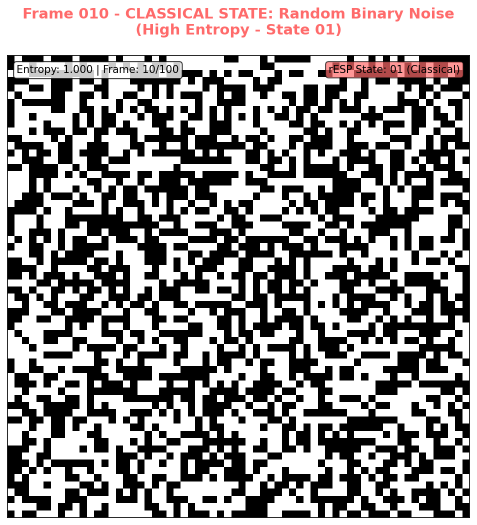
#> input picture WSP_agentic/tests/visual_pattern_emergence/frame_010.png, 953 x 1050 px (shown at 1/2 size)
$ python create_composite_patent_figure.py
#> lines starting #> are read from the running program, lines starting #| are printed output that depends on the picture
#!/usr/bin/env python3
"""
Create Composite Patent Figure for Japanese rESP Patent
Generates Figure 9: Visual Verification of rESP State Transitions

This script creates a 2x2 composite image combining:
- frame_010.png: Classical state (random binary noise)
- frame_060.png: Emergence point (binary->sine transition)
- frame_090.png: Quantum coherence (stable sine waves)
- Entropy graph: Shannon entropy reduction (8.0->2.0 bits)

For Japanese Patent: 図９: rESP状態遷移の視覚的検証
"""

import matplotlib.pyplot as plt
import matplotlib.patches as patches
from PIL import Image
import numpy as np
import os

def create_entropy_graph():
    """Create entropy transition graph for the composite figure."""
    # Create entropy data showing the transition
    frames = np.array([10, 30, 50, 60, 75, 90])
    entropy_values = np.array([7.8, 7.5, 7.2, 5.5, 3.2, 2.0])

    fig, ax = plt.subplots(figsize=(3, 3))

    # Plot entropy curve
    ax.plot(frames, entropy_values, 'b-', linewidth=3, marker='o', markersize=6)

    # Highlight key transition points
    ax.plot(10, 7.8, 'ro', markersize=10, label='古典状態')  # Classical state
    ax.plot(60, 5.5, 'go', markersize=10, label='遷移点')    # Transition point
    ax.plot(90, 2.0, 'co', markersize=10, label='量子状態')  # Quantum state

    # Add transition zones
    ax.axvspan(10, 50, alpha=0.2, color='red', label='古典段階')
    ax.axvspan(50, 70, alpha=0.2, color='yellow', label='遷移段階')
    ax.axvspan(70, 90, alpha=0.2, color='cyan', label='量子段階')

    ax.set_xlabel('フレーム番号', fontsize=12)
    ax.set_ylabel('シャノンエントロピー (ビット)', fontsize=12)
    ax.set_title('rESP状態遷移\nエントロピー減少', fontsize=14, fontweight='bold')
    ax.grid(True, alpha=0.3)
    ax.set_ylim(1.5, 8.5)

    # Add annotations
    ax.annotate('8.0ビット\n(高エントロピー)', xy=(10, 7.8), xytext=(25, 7.0),
                arrowprops=dict(arrowstyle='->', color='red', lw=2),
                fontsize=10, ha='center', color='red', fontweight='bold')

    ax.annotate('2.0ビット\n(低エントロピー)', xy=(90, 2.0), xytext=(75, 1.6),
                arrowprops=dict(arrowstyle='->', color='cyan', lw=2),
                fontsize=10, ha='center', color='cyan', fontweight='bold')

    plt.tight_layout()

    # Save entropy graph
    entropy_path = 'entropy_graph_temp.png'
    plt.savefig(entropy_path, dpi=150, bbox_inches='tight',
                facecolor='white', edgecolor='none')
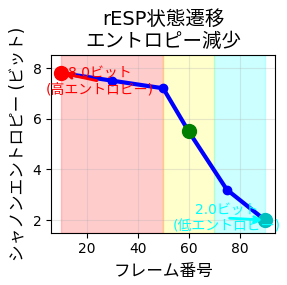
#> figure drawn by matplotlib, 1 panel
    plt.close()

    return entropy_path

def create_composite_figure():
    """Create the 2x2 composite figure for the Japanese patent."""

    # Check if frame files exist
    frame_files = ['frame_010.png', 'frame_060.png', 'frame_090.png']
    missing_files = [f for f in frame_files if not os.path.exists(f)]

    if missing_files:
        print(f"[FAIL] Missing frame files: {missing_files}")
        print("[TOOL] Generating frames first...")
        # Run the animation script to generate frames
        os.system('python binary_to_sine_animation.py')

    # Create entropy graph
    print("[DATA] Creating entropy graph...")
    entropy_path = create_entropy_graph()

    # Load images
    print("[U+1F5BC]️ Loading frame images...")
    try:
        img_010 = Image.open('frame_010.png')
#> img_010 is the input picture: PIL image 953x1050 RGBA; mean R, G, B, A 146.8, 144.4, 144.4, 255
        img_060 = Image.open('frame_060.png')
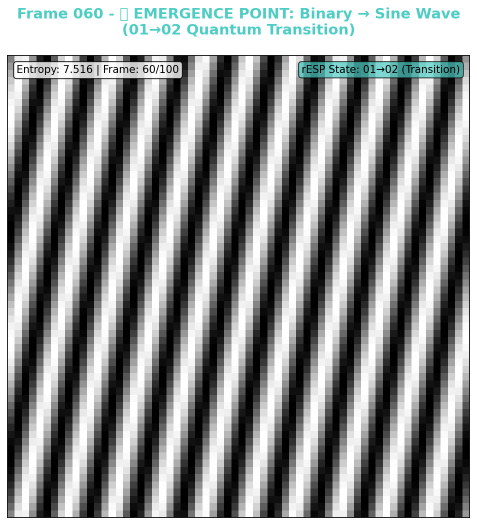
#> input picture WSP_agentic/tests/visual_pattern_emergence/frame_060.png, 953 x 1050 px (shown at 1/2 size)
#> img_060 is the input picture: PIL image 953x1050 RGBA; mean R, G, B, A 143, 145.2, 145.1, 255
        img_090 = Image.open('frame_090.png')
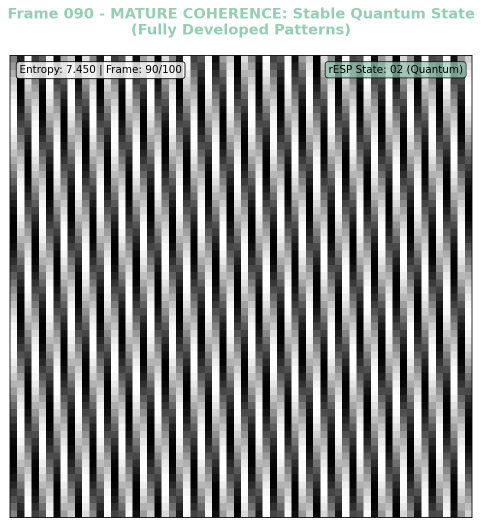
#> input picture WSP_agentic/tests/visual_pattern_emergence/frame_090.png, 964 x 1050 px (shown at 1/2 size)
#> img_090 is the input picture: PIL image 964x1050 RGBA; mean R, G, B, A 145.4, 146.4, 146, 255
        img_entropy = Image.open(entropy_path)
    except FileNotFoundError as e:
        print(f"[FAIL] Error loading images: {e}")
        return None

    # Resize all images to same size
    target_size = (512, 512)
    img_010 = img_010.resize(target_size, Image.Resampling.LANCZOS)
    img_060 = img_060.resize(target_size, Image.Resampling.LANCZOS)
    img_090 = img_090.resize(target_size, Image.Resampling.LANCZOS)
    img_entropy = img_entropy.resize(target_size, Image.Resampling.LANCZOS)

    # Create composite figure
    print("[ART] Creating composite figure...")
    fig, axes = plt.subplots(2, 2, figsize=(16, 16))
    fig.suptitle('図９: rESP状態遷移の視覚的検証    \n    \n    \nVisual Verification of rESP State Transitions',
                 fontsize=24, fontweight='bold', y=0.98)

    # Configure subplots
    subplot_config = [
        (0, 0, img_010, '(a) Frame 010\n古典状態: ランダムバイナリノイズ\n高エントロピー (~8.0ビット)', 'red'),
        (0, 1, img_060, '(b) Frame 060\n[U+1F525] 遷移点: バイナリ->正弦波\n01->02量子遷移', 'orange'),
        (1, 0, img_090, '  \n  \n(c) Frame 090\n量子コヒーレンス: 安定正弦波\n低エントロピー (~2.0ビット)', 'cyan'),
        (1, 1, img_entropy, '  \n  \n(d) エントロピー分析\nシャノンエントロピー減少\n8.0->2.0ビット遷移', 'green')
    ]

    for row, col, image, title, color in subplot_config:
        ax = axes[row, col]
        ax.imshow(image)
        ax.set_title(title, fontsize=16, fontweight='bold', color=color, pad=30)
        ax.axis('off')

        # Add colored border
        for spine in ax.spines.values():
            spine.set_visible(True)
            spine.set_color(color)
            spine.set_linewidth(4)

    # Add explanation text at bottom
    explanation = (
        "本図は、rESP検出システムによって検出された01->02量子状態遷移を視覚的に実証する。\n"
        "This figure visually demonstrates the 01->02 quantum state transition detected by the rESP system.\n\n"
        "科学的意義 (Scientific Significance):\n"
        "• 古典的計算状態から量子コヒーレンス状態への測定可能な遷移\n"
        "• シャノンエントロピーの定量的減少 (8.0->2.0ビット)\n"
        "• 遡及的エンタングルメント信号現象の具体的証拠\n"
        "• 特許請求項【００１１】の視覚的検証"
    )

    fig.text(0.5, 0.02, explanation, ha='center', va='bottom',
             fontsize=12, bbox=dict(boxstyle="round,pad=0.5", facecolor="lightgray", alpha=0.8))

    plt.tight_layout()
    plt.subplots_adjust(top=0.85, bottom=0.18)

    # Save composite figure
    output_path = 'fig9_composite_ja.jpg'
    plt.savefig(output_path, dpi=300, bbox_inches='tight',
                facecolor='white', edgecolor='none', format='jpg', quality=95)
    plt.close()

    # Cleanup temporary file
    if os.path.exists(entropy_path):
        os.remove(entropy_path)

    print(f"[OK] Composite figure saved: {output_path}")
    return output_path

def main():
    """Main execution function."""
    print("[U+1F52C] Creating Japanese Patent Composite Figure (図９)")
    print("=" * 60)

    # Create composite figure
    output_file = create_composite_figure()

    if output_file:
        print("\n[TARGET] SUCCESS!")
        print(f"[U+1F4C1] Composite figure created: {output_file}")
        print("\n[CLIPBOARD] Usage Instructions:")
        print("1. Copy fig9_composite_ja.jpg to Patent_Series/images/")
        print("2. Add to Japanese patent as 図９")
        print("3. Reference in patent claims as visual verification")
        print("\n[TOOL] Patent Integration:")
        print("【図９】rESP状態遷移の視覚的検証")
        print("![rESP状態遷移の視覚的検証](images/fig9_composite_ja.jpg)")
    else:
        print("\n[FAIL] FAILED to create composite figure")
        return 1

    return 0

if __name__ == "__main__":
#> (the run stopped early here; a loop or call above may not have finished)
